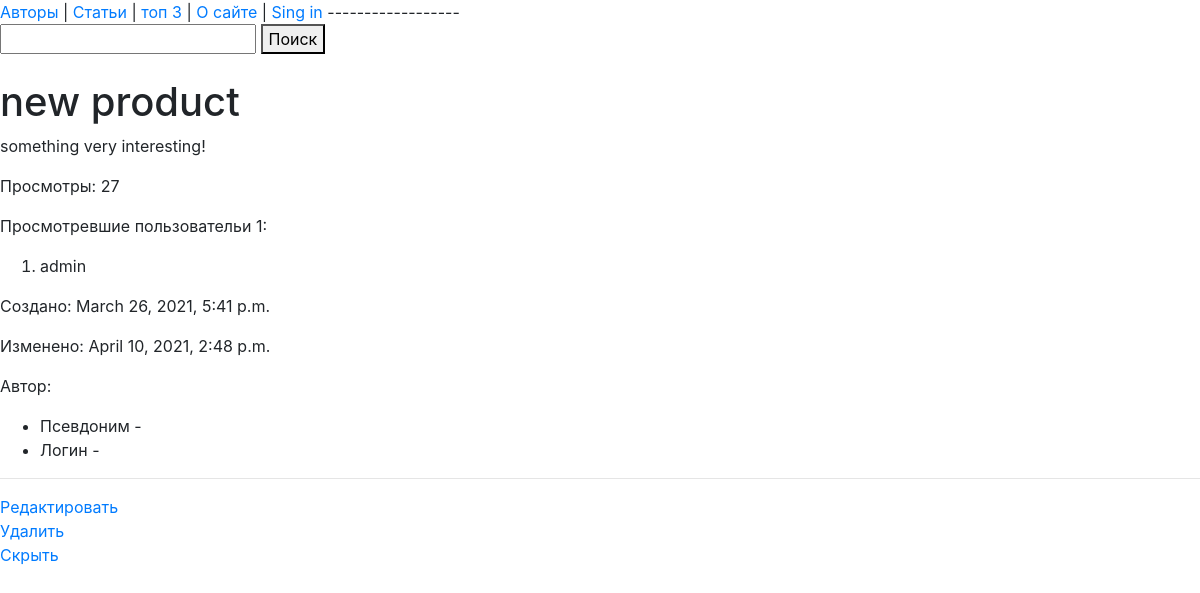
Page /article/3/ on the earlier database version.
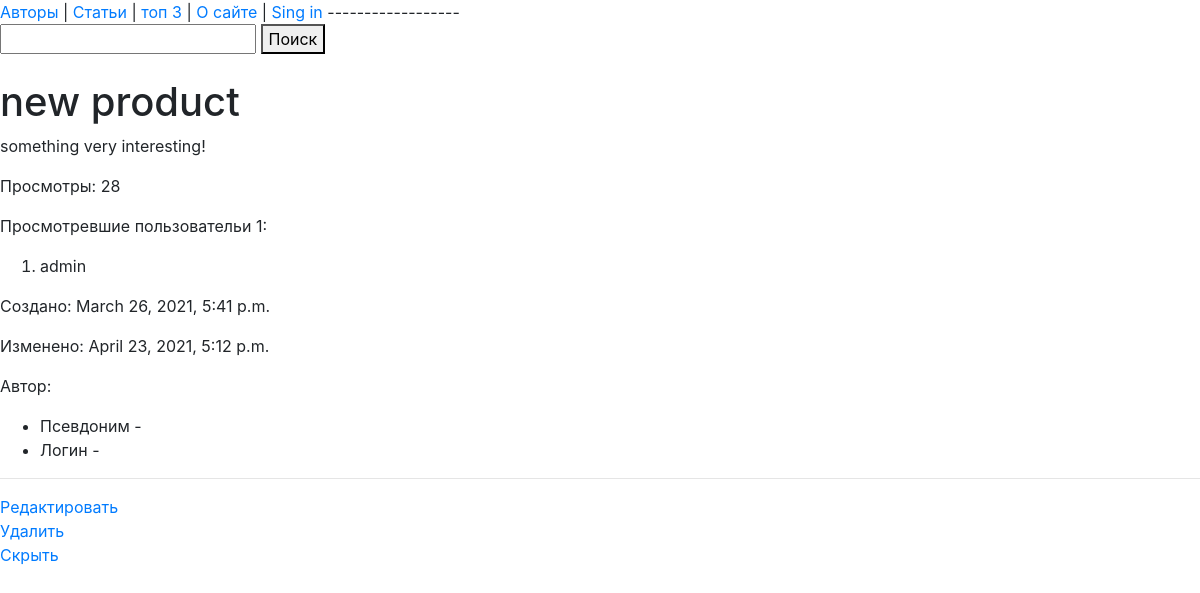
Same page on the later database version.
### core/models.py (models this page shows, shortened)
class Article(models.Model):
    title = models.CharField(max_length=255)
    text  = models.TextField()
    author = models.ForeignKey(
        to="Author",
        on_delete=models.SET_NULL,
        null=True, blank=True,
        related_name="article",
        verbose_name = "Автор"
    )
    readers = models.ManyToManyField(
        to=User,
        related_name="readed_articles",
        blank=True,
    )
    updated_at = models.DateTimeField(auto_now=True, null=True)
    views = models.IntegerField(default=0, verbose_name=" Просмотры")
    created_at = models.DateTimeField(
        auto_now_add=True,
        null=True
    )
    is_active = models.BooleanField(default=True)
    picture = models.ImageField(
        upload_to="articles_image",
        null=True, blank=True,
        verbose_name="Картинка статьи")

### core/views.py (the view)
# urls.py: path('article/<int:id>/', article_page, name='article'),
def article_page(request, id):
    article = Article.objects.get(id=id)
    article.views += 1
    if request.user.is_authenticated:
        article.readers.add(request.user)
        article.save()
    return render(request, "article.html", {"article": article})

### core/templates/article.html (shortened to what this page needs)
{% extends "base.html" %}
{% block content %}
    <h1>{{article.title}}</h1>
    <p>{{article.text}}</p>
    <p>Просмотры: {{ article.views }}</p>
    <p>Просмотревшие пользовательи {{ article.readers.count }}:
        <ol>
            {% for u in article.readers.all %}
            <li> {{ u.username }}</li>
            {% endfor %}
        </ol>
    </p>
    <p>Создано: {{ article.created_at }}</p>
    <p>Изменено: {{ article.updated_at }}</p>
    <p>
        Автор:
        <ul>
            <li>Псевдоним - {{ article.author.nik }}</li>
            <li>Логин  - {{ article.author.user.username }}</li>
        </ul>
    </p>
    <hr>
    <a href="{% url 'article-edit' article.id%}">Редактировать</a>
    <br>
    <a href="{% url 'article_delete' article.id %}"> Удалить</a>
    <br>
    <a href="{% url 'article_hide' article.id %}"> Скрыть</a>
{% endblock %}

### core/templates/base.html (shortened to what this page needs)
{% load static %}
<!DOCTYPE html>
<html lang="en">
<head>
    <link rel="stylesheet" href="https://maxcdn.bootstrapcdn.com/bootstrap/4.0.0/css/bootstrap.min.css">
    <link rel="stylesheet" href="{% static 'mystyle.css' %}">
</head>
<body>
    <a href="{% url 'authors' %}">Авторы</a> |
    <a href="{% url 'articles' %}">Статьи</a> |
    <a href="{% url 'top' %}">топ 3</a> |
    <a href="{% url 'about' %}">O сайте</a> |
    {% if not request.user.is_authenticated %}
        <a href="{% url 'login' %}">Sing in</a>
    {% else %}
        <a href="{% url 'logout' %}">Log out</a>
    {% endif %}
    ------------------
    <br>
    <form action="{% url 'search' %}">
        <input type="text" name='word'>
        <button>Поиск</button>
    </form>
    {% block content %}
    {% endblock %}
</body>
</html>

Differences in the rows shown:
changed Article "new product": views "27" → "28"; updated_at "April 10, 2021, 2:48 p.m." → "April 23, 2021, 5:12 p.m."
